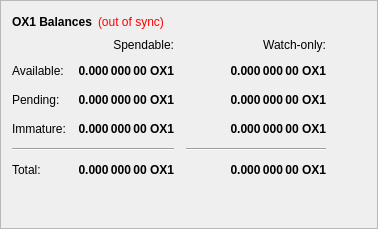
        <widget class="QFrame" name="frame">
         <property name="frameShape">
          <enum>QFrame::StyledPanel</enum>
         </property>
         <property name="frameShadow">
          <enum>QFrame::Raised</enum>
         </property>
         <layout class="QVBoxLayout" name="verticalLayout_4">
          <item>
           <layout class="QHBoxLayout" name="horizontalLayout_4">
            <item>
             <widget class="QLabel" name="label_5">
              <property name="font">
               <font>
                <weight>75</weight>
                <bold>true</bold>
               </font>
              </property>
              <property name="text">
               <string>OX1 Balances</string>
              </property>
             </widget>
            </item>
            <item>
             <widget class="QLabel" name="labelWalletStatus">
              <property name="cursor">
               <cursorShape>WhatsThisCursor</cursorShape>
              </property>
              <property name="toolTip">
               <string>The displayed information may be out of date. Your wallet automatically synchronizes with the OX1 network after a connection is established, but this process has not completed yet.</string>
              </property>
              <property name="styleSheet">
               <string notr="true">QLabel { color: red; }</string>
              </property>
              <property name="text">
               <string notr="true">(out of sync)</string>
              </property>
              <property name="alignment">
               <set>Qt::AlignLeading|Qt::AlignLeft|Qt::AlignVCenter</set>
              </property>
             </widget>
            </item>
            <item>
             <spacer name="horizontalSpacer_3">
              <property name="orientation">
               <enum>Qt::Horizontal</enum>
              </property>
              <property name="sizeHint" stdset="0">
               <size>
                <width>40</width>
                <height>20</height>
               </size>
              </property>
             </spacer>
            </item>
           </layout>
          </item>
          <item>
           <layout class="QGridLayout" name="gridLayout">
            <property name="spacing">
             <number>12</number>
            </property>
            <item row="2" column="2">
             <widget class="QLabel" name="labelWatchPending">
              <property name="font">
               <font>
                <weight>75</weight>
                <bold>true</bold>
               </font>
              </property>
              <property name="cursor">
               <cursorShape>IBeamCursor</cursorShape>
              </property>
              <property name="toolTip">
               <string>Unconfirmed transactions to watch-only addresses</string>
              </property>
              <property name="text">
               <string notr="true">0.000 000 00 OX1</string>
              </property>
              <property name="alignment">
               <set>Qt::AlignRight|Qt::AlignTrailing|Qt::AlignVCenter</set>
              </property>
              <property name="textInteractionFlags">
               <set>Qt::LinksAccessibleByMouse|Qt::TextSelectableByKeyboard|Qt::TextSelectableByMouse</set>
              </property>
             </widget>
            </item>
            <item row="2" column="1">
             <widget class="QLabel" name="labelUnconfirmed">
              <property name="font">
               <font>
                <weight>75</weight>
                <bold>true</bold>
               </font>
              </property>
              <property name="cursor">
               <cursorShape>IBeamCursor</cursorShape>
              </property>
              <property name="toolTip">
               <string>Total of transactions that have yet to be confirmed, and do not yet count toward the spendable balance</string>
              </property>
              <property name="text">
               <string notr="true">0.000 000 00 OX1</string>
              </property>
              <property name="alignment">
               <set>Qt::AlignRight|Qt::AlignTrailing|Qt::AlignVCenter</set>
              </property>
              <property name="textInteractionFlags">
               <set>Qt::LinksAccessibleByMouse|Qt::TextSelectableByKeyboard|Qt::TextSelectableByMouse</set>
              </property>
             </widget>
            </item>
            <item row="3" column="2">
             <widget class="QLabel" name="labelWatchImmature">
              <property name="font">
               <font>
                <weight>75</weight>
                <bold>true</bold>
               </font>
              </property>
              <property name="cursor">
               <cursorShape>IBeamCursor</cursorShape>
              </property>
              <property name="toolTip">
               <string>Staked or masternode rewards in watch-only addresses that has not yet matured</string>
              </property>
              <property name="text">
               <string notr="true">0.000 000 00 OX1</string>
              </property>
              <property name="alignment">
               <set>Qt::AlignRight|Qt::AlignTrailing|Qt::AlignVCenter</set>
              </property>
              <property name="textInteractionFlags">
               <set>Qt::LinksAccessibleByMouse|Qt::TextSelectableByKeyboard|Qt::TextSelectableByMouse</set>
              </property>
             </widget>
            </item>
            <item row="4" column="0" colspan="2">
             <widget class="Line" name="lineSpendableBalance">
              <property name="orientation">
               <enum>Qt::Horizontal</enum>
              </property>
             </widget>
            </item>
            <item row="4" column="2">
             <widget class="Line" name="lineWatchBalance">
              <property name="sizePolicy">
               <sizepolicy hsizetype="Preferred" vsizetype="Fixed">
                <horstretch>0</horstretch>
                <verstretch>0</verstretch>
               </sizepolicy>
              </property>
              <property name="minimumSize">
               <size>
                <width>140</width>
                <height>0</height>
               </size>
              </property>
              <property name="orientation">
               <enum>Qt::Horizontal</enum>
              </property>
             </widget>
            </item>
            <item row="5" column="0">
             <widget class="QLabel" name="labelTotalText">
              <property name="text">
               <string>Total:</string>
              </property>
             </widget>
            </item>
            <item row="3" column="1">
             <widget class="QLabel" name="labelImmature">
              <property name="font">
               <font>
                <weight>75</weight>
                <bold>true</bold>
               </font>
              </property>
              <property name="cursor">
               <cursorShape>IBeamCursor</cursorShape>
              </property>
              <property name="toolTip">
               <string>Staked or masternode rewards that has not yet matured</string>
              </property>
              <property name="text">
               <string notr="true">0.000 000 00 OX1</string>
              </property>
              <property name="alignment">
               <set>Qt::AlignRight|Qt::AlignTrailing|Qt::AlignVCenter</set>
              </property>
              <property name="textInteractionFlags">
               <set>Qt::LinksAccessibleByMouse|Qt::TextSelectableByKeyboard|Qt::TextSelectableByMouse</set>
              </property>
             </widget>
            </item>
            <item row="2" column="3">
             <spacer name="horizontalSpacer_2">
              <property name="orientation">
               <enum>Qt::Horizontal</enum>
              </property>
              <property name="sizeHint" stdset="0">
               <size>
                <width>40</width>
                <height>20</height>
               </size>
              </property>
             </spacer>
            </item>
            <item row="3" column="0">
             <widget class="QLabel" name="labelImmatureText">
              <property name="text">
               <string>Immature:</string>
              </property>
             </widget>
            </item>
            <item row="5" column="1">
             <widget class="QLabel" name="labelTotal">
              <property name="font">
               <font>
                <weight>75</weight>
                <bold>true</bold>
               </font>
              </property>
              <property name="cursor">
               <cursorShape>IBeamCursor</cursorShape>
              </property>
              <property name="toolTip">
               <string>Your current total balance</string>
              </property>
              <property name="text">
               <string notr="true">0.000 000 00 OX1</string>
              </property>
              <property name="alignment">
               <set>Qt::AlignRight|Qt::AlignTrailing|Qt::AlignVCenter</set>
              </property>
              <property name="textInteractionFlags">
               <set>Qt::LinksAccessibleByMouse|Qt::TextSelectableByKeyboard|Qt::TextSelectableByMouse</set>
              </property>
             </widget>
            </item>
            <item row="5" column="2">
             <widget class="QLabel" name="labelWatchTotal">
              <property name="font">
               <font>
                <weight>75</weight>
                <bold>true</bold>
               </font>
              </property>
              <property name="cursor">
               <cursorShape>IBeamCursor</cursorShape>
              </property>
              <property name="toolTip">
               <string>Current total balance in watch-only addresses</string>
              </property>
              <property name="text">
               <string notr="true">0.000 000 00 OX1</string>
              </property>
              <property name="alignment">
               <set>Qt::AlignRight|Qt::AlignTrailing|Qt::AlignVCenter</set>
              </property>
              <property name="textInteractionFlags">
               <set>Qt::LinksAccessibleByMouse|Qt::TextSelectableByKeyboard|Qt::TextSelectableByMouse</set>
              </property>
             </widget>
            </item>
            <item row="0" column="2">
             <widget class="QLabel" name="labelWatchonly">
              <property name="text">
               <string>Watch-only:</string>
              </property>
              <property name="alignment">
               <set>Qt::AlignRight|Qt::AlignTrailing|Qt::AlignVCenter</set>
              </property>
             </widget>
            </item>
            <item row="1" column="0">
             <widget class="QLabel" name="labelBalanceText">
              <property name="text">
               <string>Available:</string>
              </property>
             </widget>
            </item>
            <item row="1" column="1">
             <widget class="QLabel" name="labelBalance">
              <property name="font">
               <font>
                <weight>75</weight>
                <bold>true</bold>
               </font>
              </property>
              <property name="cursor">
               <cursorShape>IBeamCursor</cursorShape>
              </property>
              <property name="toolTip">
               <string>Your current spendable balance</string>
              </property>
              <property name="text">
               <string notr="true">0.000 000 00 OX1</string>
              </property>
              <property name="alignment">
               <set>Qt::AlignRight|Qt::AlignTrailing|Qt::AlignVCenter</set>
              </property>
              <property name="textInteractionFlags">
               <set>Qt::LinksAccessibleByMouse|Qt::TextSelectableByKeyboard|Qt::TextSelectableByMouse</set>
              </property>
             </widget>
            </item>
            <item row="1" column="2">
             <widget class="QLabel" name="labelWatchAvailable">
              <property name="font">
               <font>
                <weight>75</weight>
                <bold>true</bold>
               </font>
              </property>
              <property name="cursor">
               <cursorShape>IBeamCursor</cursorShape>
              </property>
              <property name="toolTip">
               <string>Your current balance in watch-only addresses</string>
              </property>
              <property name="text">
               <string notr="true">0.000 000 00 OX1</string>
              </property>
              <property name="alignment">
               <set>Qt::AlignRight|Qt::AlignTrailing|Qt::AlignVCenter</set>
              </property>
              <property name="textInteractionFlags">
               <set>Qt::LinksAccessibleByMouse|Qt::TextSelectableByKeyboard|Qt::TextSelectableByMouse</set>
              </property>
             </widget>
            </item>
            <item row="2" column="0">
             <widget class="QLabel" name="labelPendingText">
              <property name="text">
               <string>Pending:</string>
              </property>
             </widget>
            </item>
            <item row="0" column="1">
             <widget class="QLabel" name="labelSpendable">
              <property name="text">
               <string>Spendable:</string>
              </property>
              <property name="alignment">
               <set>Qt::AlignRight|Qt::AlignTrailing|Qt::AlignVCenter</set>
              </property>
             </widget>
            </item>
           </layout>
          </item>
          <item>
           <spacer name="verticalSpacer_4">
            <property name="orientation">
             <enum>Qt::Vertical</enum>
            </property>
            <property name="sizeHint" stdset="0">
             <size>
              <width>20</width>
              <height>40</height>
             </size>
            </property>
           </spacer>
          </item>
         </layout>
        </widget>
